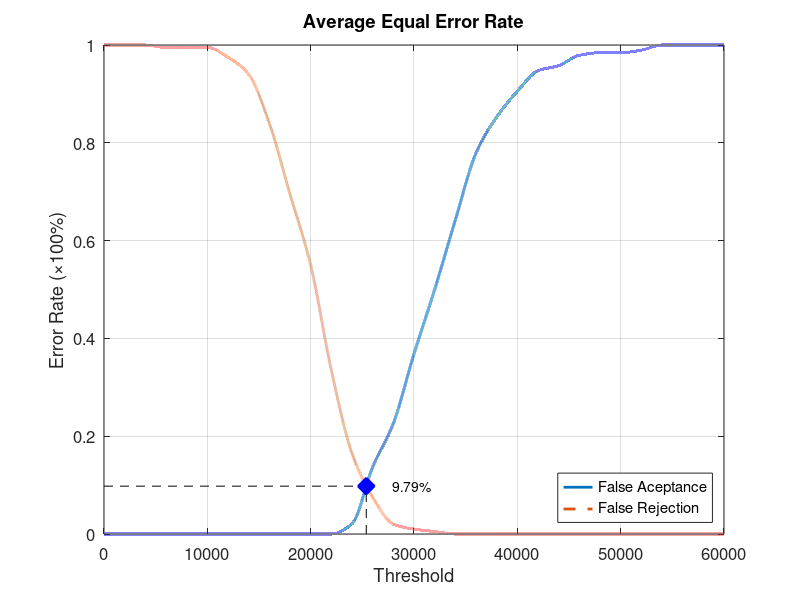
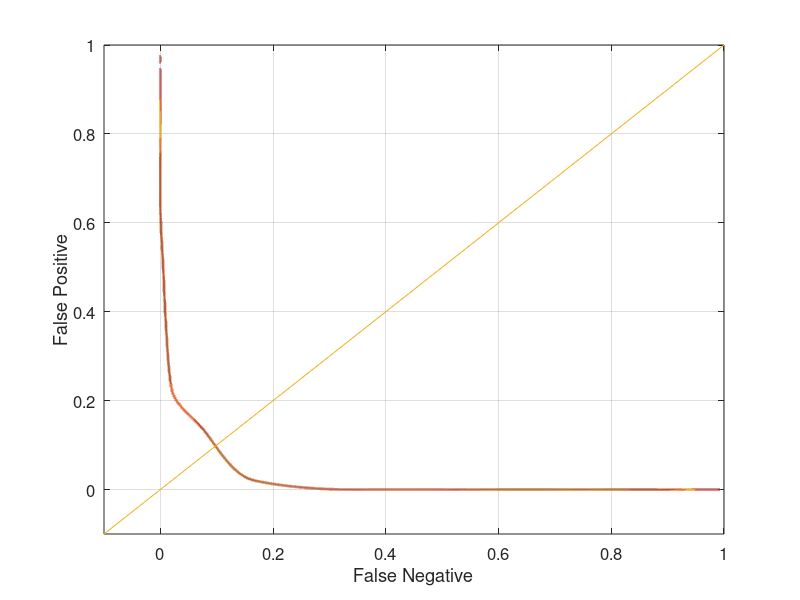

Write MATLAB code to recreate these figures, in order.
function yEER = Database5_3
close all;
clear;
clc;
x = 0:2000:60000;
xq = 0:0.5:60000;

y0 = [0 0 0 0 0 0 0 0 0 0 0 0 0.0210526 0.136842 0.226316 0.368421 0.5 0.642105 0.778947 0.852632 0.905263 0.947368 0.957895 0.978947 0.984211 0.984211 0.989474 1 1 1 1];
yy0 = interp1(x, y0, xq, 'pchip');
y1 = [1 1 1 0.995 0.995 0.995 0.975 0.94 0.84 0.695 0.55 0.335 0.165 0.075 0.02 0.01 0.005 0 0 0 0 0 0 0 0 0 0 0 0 0 0];
yy1 = interp1(x, y1, xq, 'pchip');

% Calculating EER: 
y2 = abs(y0 - y1);
find(y2 == min(y2))
yy2 = abs(yy0 - yy1);
xEER = find(yy2 == min(yy2));
xEERIndex = xq(xEER) % X-axis EER
yEER = yy0(xEER) % Y-axis EER

main = figure
plot(xq, yy0,'-','LineWidth', 2);	hold on
plot(xq, yy1,'--','LineWidth', 2);	hold on
plot([xEERIndex xEERIndex], [0 yEER], 'k--');	hold on
plot([0 xEERIndex], [yEER yEER], 'k--');	hold on
plot(xEERIndex, yEER, 'bx', 'LineWidth', 10);	hold on
text(xEERIndex + 10 * xEERIndex / 100, yEER, [num2str(round((10000 * yEER)) / 100) '%'])
legend('False Aceptance', 'False Rejection', 'Location', 'SouthEast')
xlabel('Threshold')
ylabel('Error Rate (\times100%)')
title('Average Equal Error Rate')
set(gca, 'FontSize', 12)
axis([0 60000 0 1])
grid on

print(main, 'Database5_3Main', '-dpng');
FNRxFPR = figure('Color', [1 1 1]);
plot(yy1, yy0, '-', yy1, yy0, 'LineWidth', 2);
hold on
y = -0.1:0.1:1
plot(y, y); 
set(gca, 'FontSize', 12)
xlabel('False Negative')
ylabel('False Positive')
axis([-0.1 1 -0.1 1])
set(gca, 'FontSize', 12)
grid on

print(FNRxFPR, 'Database5_3FNRxFPR','-dpng');
end
